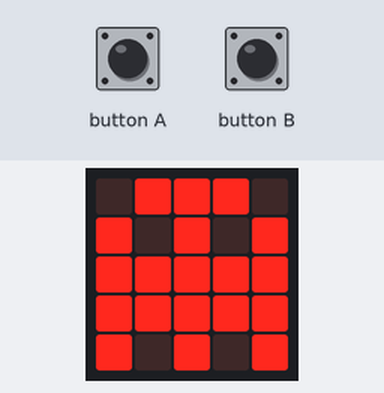
A program run on a simulated Calliope mini (MakeCode). Parts: the board's 5×5 LED display. Inputs (shaded band) come from the test bench.

Above: at 1.6 s.
1.7 s: button A pressed for 0.15 s
At 2.9 s:
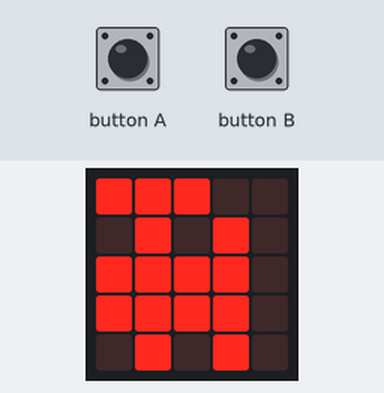
3.3 s: button A pressed for 0.15 s
At 4.1 s:
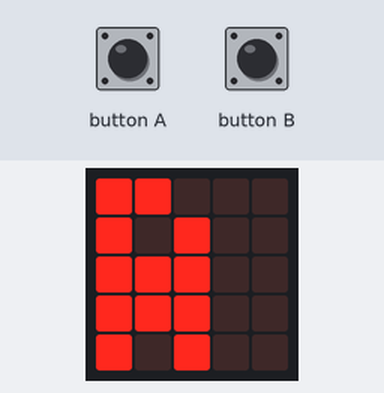
4.9 s: button A pressed for 0.15 s
At 6.2 s:
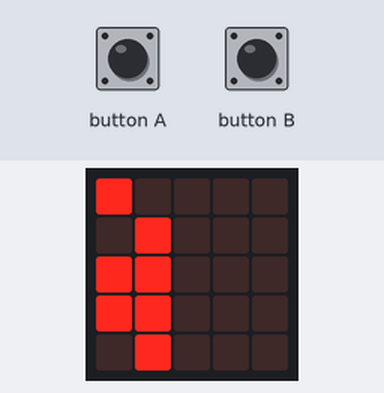
6.5 s: button A pressed for 0.15 s
At 7.7 s:
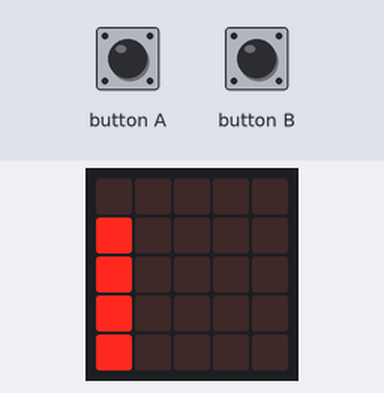
8.1 s: button A pressed for 0.15 s
At 8.9 s:
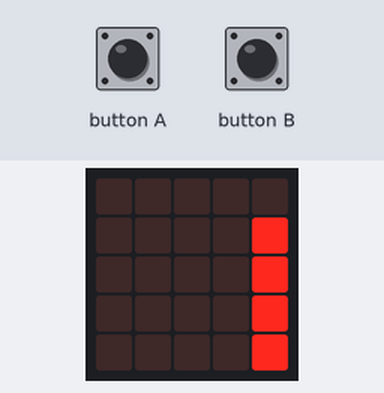
9.7 s: button A pressed for 0.15 s
At 10.1 s:
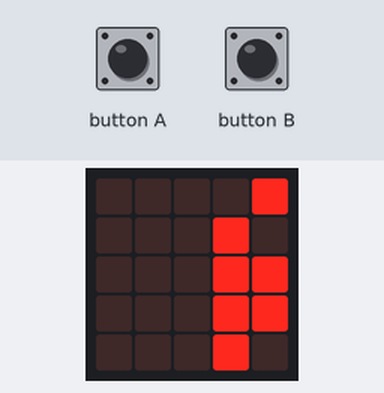
Timing chart, 0 to 12.3 s (numbered marks = the images above; inputs shaded):
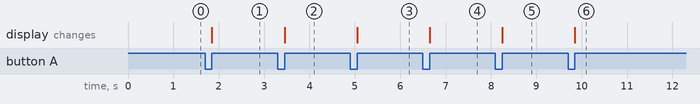

The program:

main.ts
```typescript
/**
 * Positionszeiger
 */
// Button A: vorwärts
input.onButtonPressed(Button.A, function () {
    positionszeiger = (positionszeiger + 1) % ANZAHL_POSITIONEN
    aendereLEDs()
})
// Anzeige-Hilfsfunktion
function aendereLEDs () {
    basic.clearScreen()
    // Image anzeigen (Frame 0)
    muster[positionszeiger].showImage(0)
}
// Button B: rückwärts
input.onButtonPressed(Button.B, function () {
    positionszeiger = (positionszeiger - 1 + ANZAHL_POSITIONEN) % ANZAHL_POSITIONEN
    aendereLEDs()
})
let positionszeiger = 0
let muster: Image[] = []
let ANZAHL_POSITIONEN = 0
// Anzahl der Positionen
ANZAHL_POSITIONEN = 9
// LED-Muster als Image-Objekte (Array)
muster = [
images.createImage(`
    . # # # .
    # . # . #
    # # # # #
    # # # # #
    # . # . #
    `),
images.createImage(`
    # # # . .
    . # . # .
    # # # # .
    # # # # .
    . # . # .
    `),
images.createImage(`
    # # . . .
    # . # . .
    # # # . .
    # # # . .
    # . # . .
    `),
images.createImage(`
    # . . . .
    . # . . .
    # # . . .
    # # . . .
    . # . . .
    `),
images.createImage(`
    . . . . .
    # . . . .
    # . . . .
    # . . . .
    # . . . .
    `),
images.createImage(`
    . . . . .
    . . . . #
    . . . . #
    . . . . #
    . . . . #
    `),
images.createImage(`
    . . . . #
    . . . # .
    . . . # #
    . . . # #
    . . . # .
    `),
images.createImage(`
    . . . # #
    . . # . #
    . . # # #
    . . # # #
    . . # . #
    `),
images.createImage(`
    . . # # #
    . # . # .
    . # # # #
    . # # # #
    . # . # .
    `)
]
// Startanzeige
aendereLEDs()
```

test.ts
```typescript
// Hier kann man Tests durchführen; diese Datei wird nicht kompiliert, wenn dieses Paket als Erweiterung verwendet wird.
```

Measured:
- after the input at 1.7 s, the display: changes after 0.15 s (image 1)
- after the input at 3.3 s, the display: changes after 0.15 s (image 2)
- after the input at 4.9 s, the display: changes after 0.15 s (image 3)
- after the input at 6.5 s, the display: changes after 0.15 s (image 4)
- after the input at 8.1 s, the display: changes after 0.15 s (image 5)
- after the input at 9.7 s, the display: changes after 0.15 s (image 6)
